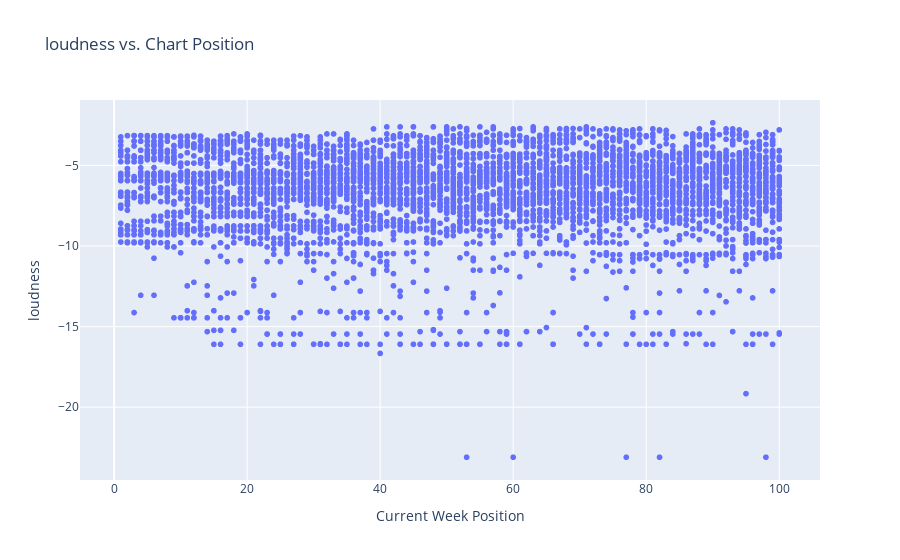

Notebook cell for this chart:
### Code cell
px.scatter(
    mask,  x='current_week',  y='loudness', 
    title='loudness vs. Chart Position',
    labels={'current_week': 'Current Week Position'}
)

### Figure 1 — Plotly figure (JSON) as saved in the notebook; plotly's stock layout.template omitted (floating-point values rounded to 4 significant figures; data arrays with more than 128 entries replaced by an {"elided": "..."} marker saying what was removed)
{"data": [{"hovertemplate": "Current Week Position=%{x}<br>loudness=%{y}<extra></extra>", "legendgroup": "", "marker": {"color": "#636efa", "symbol": "circle"}, "mode": "markers", "name": "", "showlegend": false, "type": "scattergl", "x": {"elided": "5200 int values"}, "xaxis": "x", "y": {"elided": "5200 float values"}, "yaxis": "y"}], "layout": {"legend": {"tracegroupgap": 0}, "title": {"text": "loudness vs. Chart Position"}, "xaxis": {"anchor": "y", "domain": [0, 1], "title": {"text": "Current Week Position"}}, "yaxis": {"anchor": "x", "domain": [0, 1], "title": {"text": "loudness"}}}}
